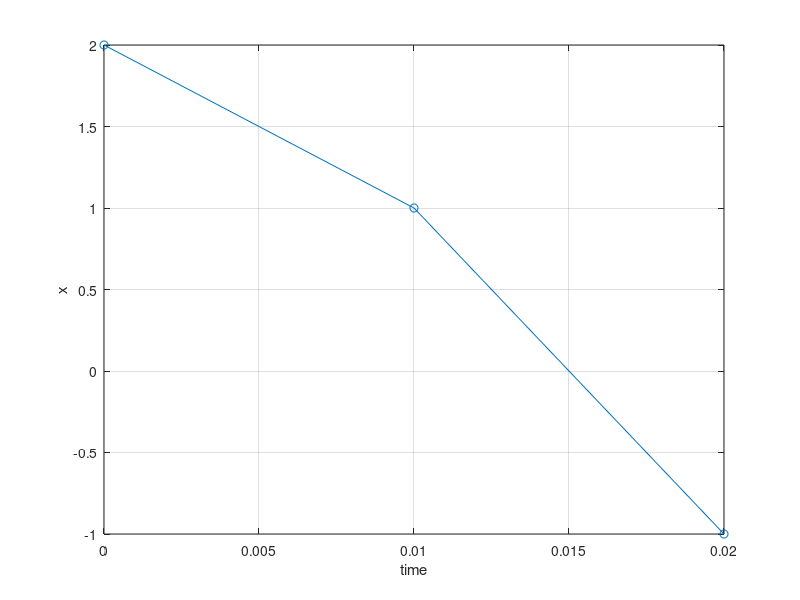

Write MATLAB code to recreate this figure.
y=[2,1,-1];
dt=0.01;
x=[0,dt,2*dt];
0.2,0.0,0.0,0.0,0.0
0,4 ,
0,6 ,
0,8 ,
1,0 ,
0,8 ,
0,6 ,
0,4,
0,2.


plot(x,y,'-o')
grid on
xlabel('time')
ylabel('x')